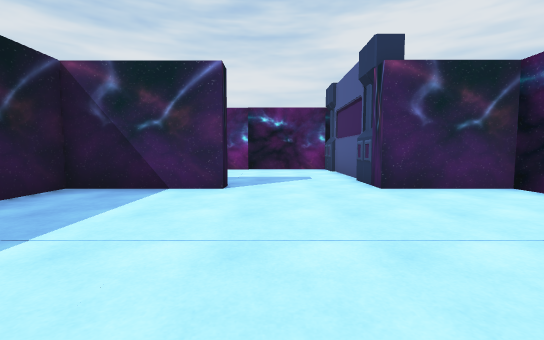
[1] (above)

19 first-person views from a walk through a scene from a Unity 3-D project. The camera is 1.2 m above the floor, tilts 4° down and sees 90° across. The floor is counted in squares, 2 m on a side. Each view is taken from the middle of a square. On the plan, view 1 faces up. The plan holds only what a view shows up to about 9 squares ahead; the rest is blank. The place goes on beyond the plan. Some surface patterns are stand-ins.

[2]
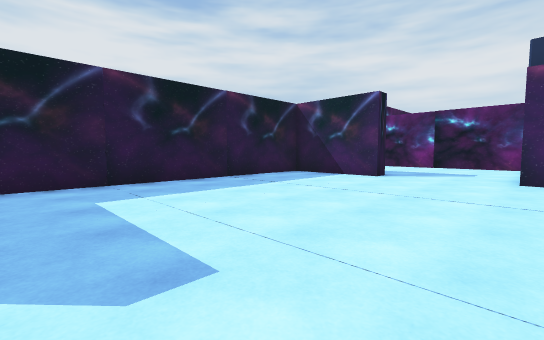

[3]
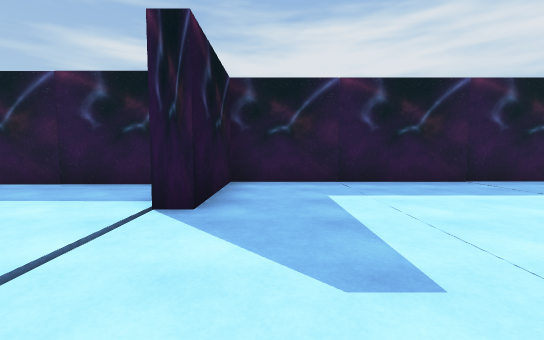

[4]
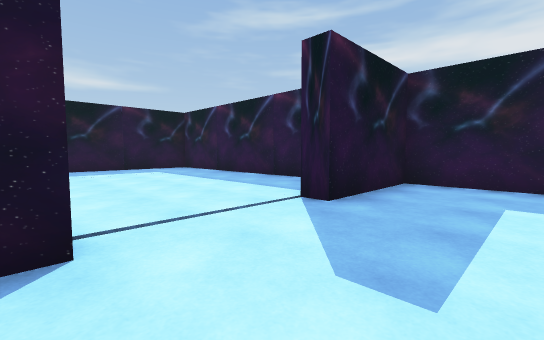

[5]
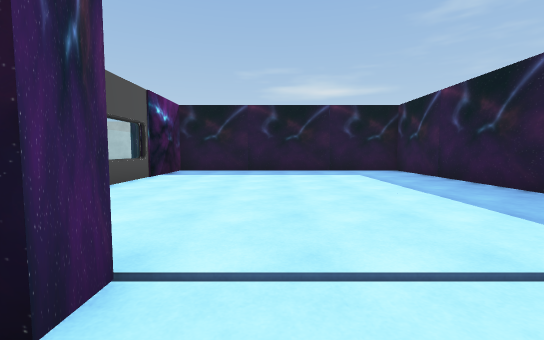

[6]
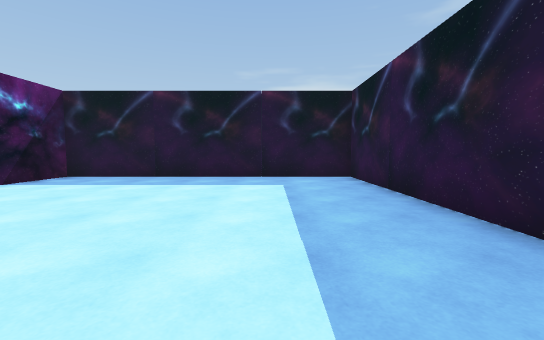

[7]
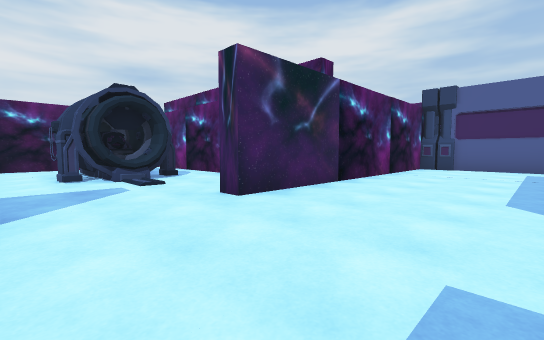

[8]
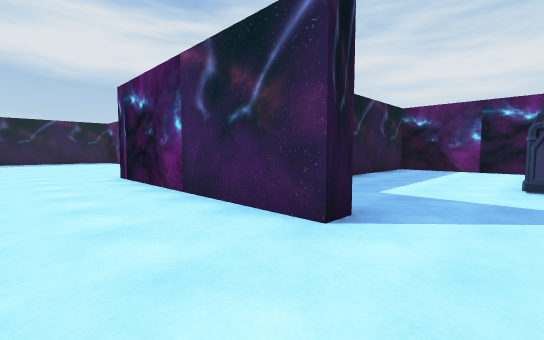

[9]
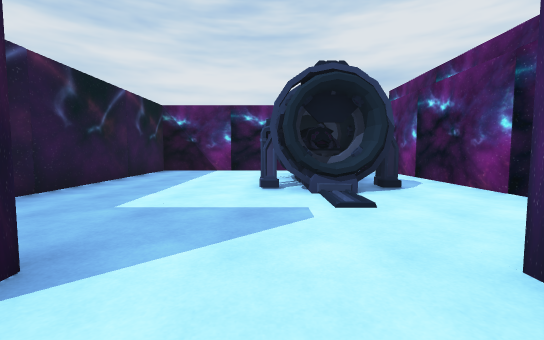

[10]
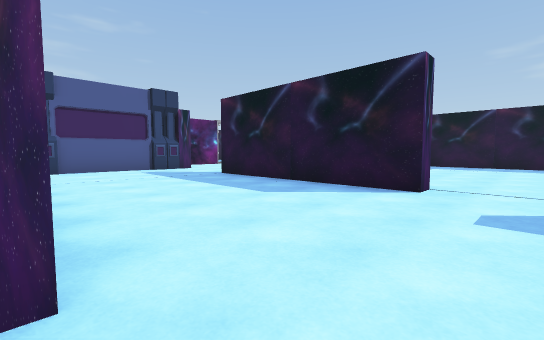

[11]
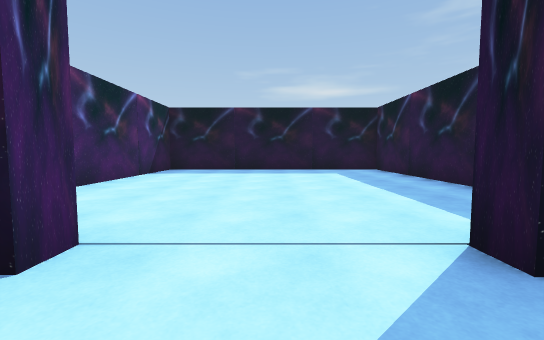

[12]
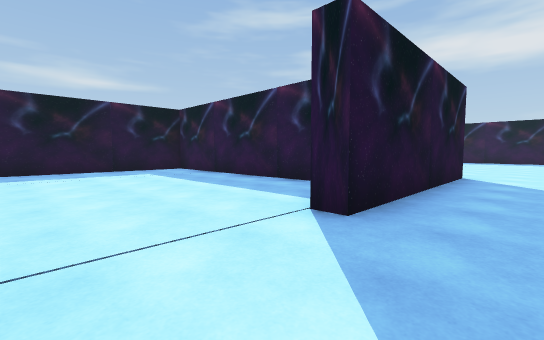

[13]
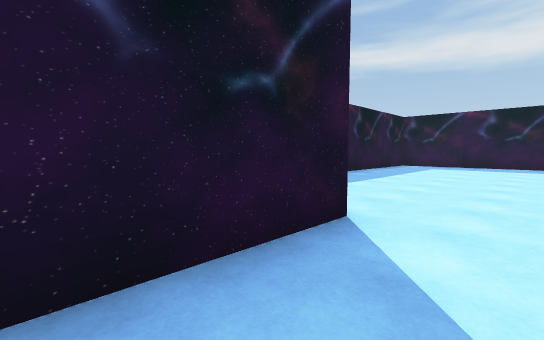

[14]
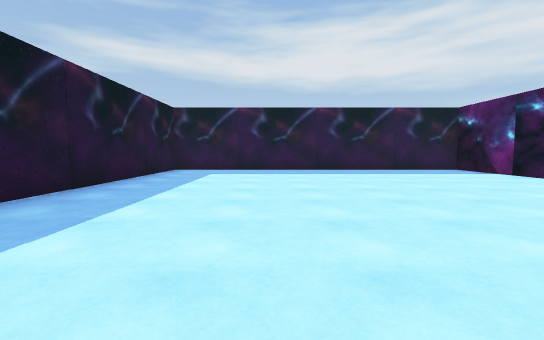

[15]
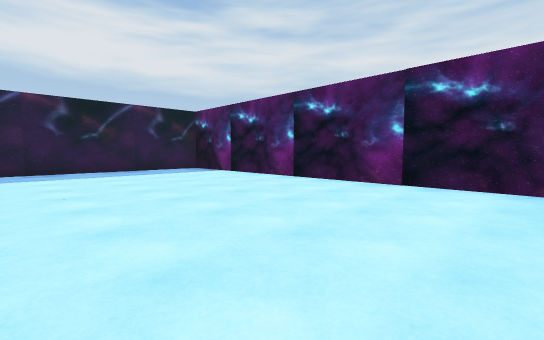

[16]
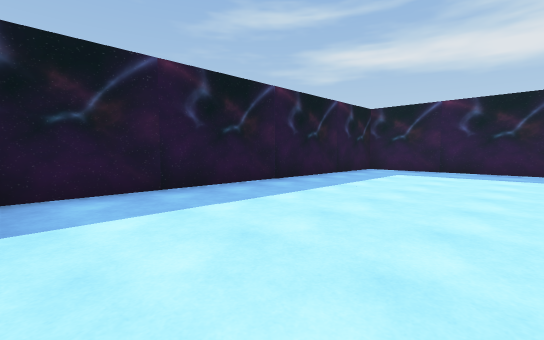

[17]
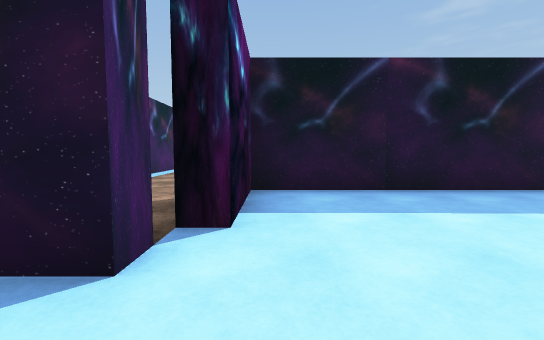

[18]
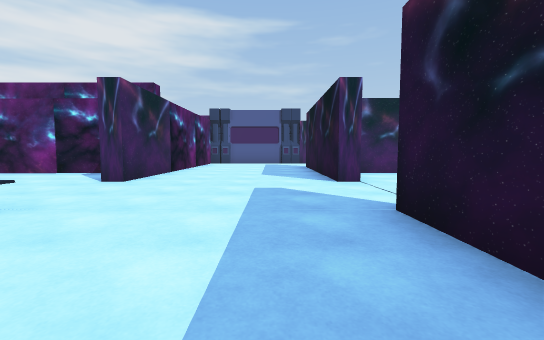

[19]
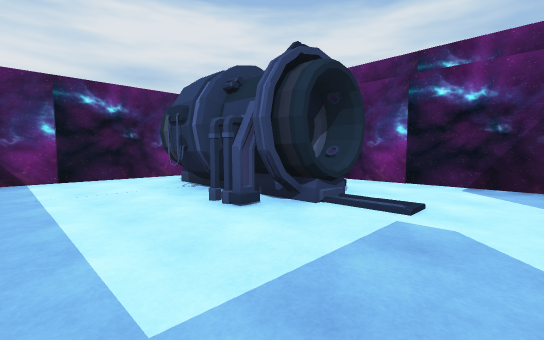

### Floor plan
Points are (right, up) in squares from view 1. A wall is a line through its corners. A room is listed if a view was taken in it or the views show most of it. See-through windows are left out.
Room 1 (views 1, 2, 3, 4, 5)
walls: (-0.8, 4.7) (-0.8, 4.3) (-3.3, 4.3) (-3.3, -2.8) (-0.8, -2.8) (-0.8, -3.2); (3.5, 4.3) (2.4, 4.3); (1.7, -3.2) (1.7, -2.8) (2.1, -2.8)
ways out: opening at (0.5, -3) to room 2; opening at (0.5, 5) to room 3
objects: pillar (2, 5)
Room 2 (view 6)
walls: (-2.9, -4.1) (-2.9, -10.4) (3.5, -10.4)
ways out: opening at (0.5, -3) to room 1
Room 3 (views 7, 8, 9, 10, 11, 12, 13, 14, 15, 16, 17, 18, 19)
walls: (-8.3, 9.4) (-8.3, 8.9) (-13.8, 8.9); (-10.3, 2.8) (-10.3, -2.8) (-3.7, -2.8) (-3.7, 3.6); (-13.2, 4.2) (-13.2, 4.7) (-8.3, 4.7) (-8.3, 4.2); (-5.8, 4.2) (-5.8, 4.7) (-0.8, 4.7); (-13.9, 11) (-22.8, 11) (-22.8, 1.8) (-13.7, 1.8) (-13.7, 3.9) (-13.1, 3.9); (-3.7, 9.9) (-3.7, 15.2); (-5.9, 16.4) (-10.3, 16.4) (-10.3, 11.5); (1.6, 8.9) (-5.8, 8.9) (-5.8, 9.4); (1.7, 5.5) (1.7, 7.6)
ways out: opening at (0.5, 5) to room 1
objects: other object (-7, 12); other object (-7, 13) to (-6, 14); other object (-7, 14) to (-5, 15); other object (-6, 12); other object (-5, 13)

Positions as (right, up) in squares from view 1, and headings:
1: (0, 0), facing up
2: (2, -2), facing up-left
3: (2, -2), facing left
4: (2, -1), facing down-left
5: (1, -2), facing down
6: (-1, -4), facing down
7: (-8, 6), facing up-right
8: (-7, 7), facing up-left
9: (-7, 8), facing up
10: (-7, 9), facing down-right
11: (-7, 6), facing down
12: (-6, 6), facing down-left
13: (-11, 6), facing down-left
14: (-14, 5), facing left
15: (-14, 6), facing up-left
16: (-14, 6), facing down-left
17: (-14, 6), facing down
18: (-11, 6), facing right
19: (-9, 10), facing up-right
